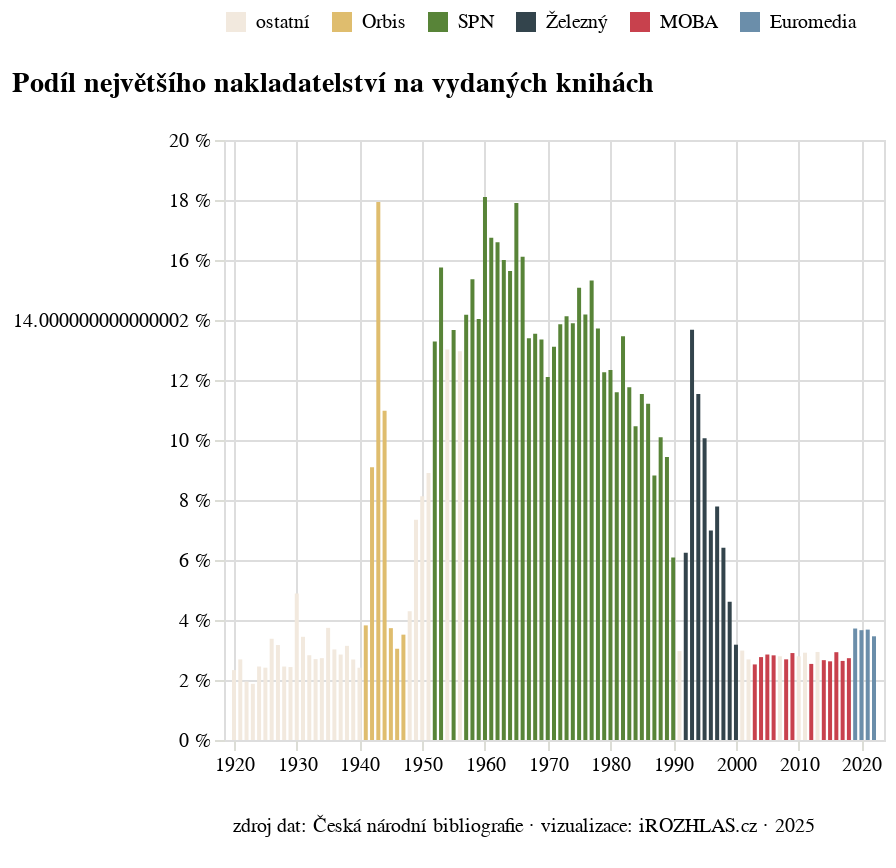

The cell this chart's notebook holds for it:
### Code cell
me_to_neurazi(graf_nejvesi, 'nakladatelstvi_nejvetsi', "zdroj dat: Česká národní bibliografie · vizualizace: iROZHLAS.cz · 2025")

### Figure 1 — Vega-Lite specification as saved in the notebook (floating-point values rounded to 4 significant figures)
{"config": {"title": {"font": "Noticia Text", "fontSize": 14, "anchor": "start", "fontWeight": "bolder", "subtitleFont": "Noticia Text", "subtitleFontSize": 12, "subtitleFontWeight": "lighter", "subtitlePadding": 12, "dy": -12}, "axis": {"labelFont": "Asap", "titleFont": "Asap", "fontWeight": "lighter", "titleFontWeight": "lighter", "labelFontSize": 10, "titleFontSize": 10, "labelPadding": 2, "titlePadding": 10}, "legend": {"labelFont": "Asap", "labelFontWeight": "normal", "titleFont": "Asap", "titleFontWeight": "normal", "labelFontSize": 10, "titleFontSize": 10}}, "vconcat": [{"data": {"name": "data-ea615278741a15b689ee6d4743ad66ce"}, "mark": {"type": "bar", "width": 2}, "encoding": {"color": {"field": "nakladatel", "legend": {"orient": "top"}, "scale": {"range": ["#F2E9DE", "#DFBD6E", "#588438", "#33444C", "#C8414D", "#6B8EAA"]}, "sort": ["ostatní", "Orbis", "SPN", "Železný", "MOBA", "Euromedia"], "title": null, "type": "nominal"}, "x": {"axis": {"domainOpacity": 0, "tickColor": "#DCDDD6"}, "field": "rok", "title": null, "type": "temporal"}, "y": {"axis": {"domainOpacity": 0, "labelExpr": "datum.label * 100 + ' %'", "orient": "left", "tickColor": "#DCDDD6"}, "field": "podíl", "title": null, "type": "quantitative"}}, "title": {"text": "Podíl největšího nakladatelství na vydaných knihách"}, "width": 330}, {"data": {"name": "data-a3f8095f7e7dc7f5f7fef984c8960ef9"}, "mark": {"type": "text", "baseline": "line-bottom", "font": "Asap", "fontSize": 10}, "encoding": {"text": {"field": "text", "type": "nominal"}}, "width": 300}], "$schema": "https://vega.github.io/schema/vega-lite/v5.8.0.json", "datasets": {"data-ea615278741a15b689ee6d4743ad66ce": [{"nakladatel": "ostatní", "rok": "1920-01-01T00:00:00", "knih": 92, "celkem": 3948, "podíl": 0.0233}, {"nakladatel": "ostatní", "rok": "1921-01-01T00:00:00", "knih": 93, "celkem": 3462, "podíl": 0.02686}, {"nakladatel": "ostatní", "rok": "1922-01-01T00:00:00", "knih": 75, "celkem": 3851, "podíl": 0.01948}, {"nakladatel": "ostatní", "rok": "1923-01-01T00:00:00", "knih": 72, "celkem": 3846, "podíl": 0.01872}, {"nakladatel": "ostatní", "rok": "1924-01-01T00:00:00", "knih": 104, "celkem": 4245, "podíl": 0.0245}, {"nakladatel": "ostatní", "rok": "1925-01-01T00:00:00", "knih": 112, "celkem": 4645, "podíl": 0.02411}, {"nakladatel": "ostatní", "rok": "1926-01-01T00:00:00", "knih": 140, "celkem": 4148, "podíl": 0.03375}, {"nakladatel": "ostatní", "rok": "1927-01-01T00:00:00", "knih": 125, "celkem": 3949, "podíl": 0.03165}, {"nakladatel": "ostatní", "rok": "1928-01-01T00:00:00", "knih": 103, "celkem": 4206, "podíl": 0.02449}, {"nakladatel": "ostatní", "rok": "1929-01-01T00:00:00", "knih": 103, "celkem": 4236, "podíl": 0.02432}, {"nakladatel": "ostatní", "rok": "1930-01-01T00:00:00", "knih": 237, "celkem": 4854, "podíl": 0.04883}, {"nakladatel": "ostatní", "rok": "1931-01-01T00:00:00", "knih": 147, "celkem": 4273, "podíl": 0.0344}, {"nakladatel": "ostatní", "rok": "1932-01-01T00:00:00", "knih": 112, "celkem": 3963, "podíl": 0.02826}, {"nakladatel": "ostatní", "rok": "1933-01-01T00:00:00", "knih": 107, "celkem": 3969, "podíl": 0.02696}, {"nakladatel": "ostatní", "rok": "1934-01-01T00:00:00", "knih": 111, "celkem": 4069, "podíl": 0.02728}, {"nakladatel": "ostatní", "rok": "1935-01-01T00:00:00", "knih": 162, "celkem": 4334, "podíl": 0.03738}, {"nakladatel": "ostatní", "rok": "1936-01-01T00:00:00", "knih": 149, "celkem": 4935, "podíl": 0.03019}, {"nakladatel": "ostatní", "rok": "1937-01-01T00:00:00", "knih": 146, "celkem": 5126, "podíl": 0.02848}, {"nakladatel": "ostatní", "rok": "1938-01-01T00:00:00", "knih": 136, "celkem": 4333, "podíl": 0.03139}, {"nakladatel": "ostatní", "rok": "1939-01-01T00:00:00", "knih": 92, "celkem": 3428, "podíl": 0.02684}, {"nakladatel": "ostatní", "rok": "1940-01-01T00:00:00", "knih": 107, "celkem": 4442, "podíl": 0.02409}, {"nakladatel": "Orbis", "rok": "1941-01-01T00:00:00", "knih": 161, "celkem": 4214, "podíl": 0.03821}, {"nakladatel": "Orbis", "rok": "1942-01-01T00:00:00", "knih": 204, "celkem": 2244, "podíl": 0.09091}, {"nakladatel": "Orbis", "rok": "1943-01-01T00:00:00", "knih": 332, "celkem": 1851, "podíl": 0.1794}, {"nakladatel": "Orbis", "rok": "1944-01-01T00:00:00", "knih": 240, "celkem": 2187, "podíl": 0.1097}, {"nakladatel": "Orbis", "rok": "1945-01-01T00:00:00", "knih": 85, "celkem": 2280, "podíl": 0.03728}, {"nakladatel": "Orbis", "rok": "1946-01-01T00:00:00", "knih": 143, "celkem": 4701, "podíl": 0.03042}, {"nakladatel": "Orbis", "rok": "1947-01-01T00:00:00", "knih": 180, "celkem": 5126, "podíl": 0.03512}, {"nakladatel": "ostatní", "rok": "1948-01-01T00:00:00", "knih": 189, "celkem": 4405, "podíl": 0.04291}, {"nakladatel": "ostatní", "rok": "1949-01-01T00:00:00", "knih": 209, "celkem": 2847, "podíl": 0.07341}, {"nakladatel": "ostatní", "rok": "1950-01-01T00:00:00", "knih": 237, "celkem": 2916, "podíl": 0.08128}, {"nakladatel": "ostatní", "rok": "1951-01-01T00:00:00", "knih": 301, "celkem": 3381, "podíl": 0.08903}, {"nakladatel": "SPN", "rok": "1952-01-01T00:00:00", "knih": 439, "celkem": 3304, "podíl": 0.1329}, {"nakladatel": "SPN", "rok": "1953-01-01T00:00:00", "knih": 605, "celkem": 3842, "podíl": 0.1575}, {"nakladatel": "ostatní", "rok": "1954-01-01T00:00:00", "knih": 517, "celkem": 3972, "podíl": 0.1302}, {"nakladatel": "SPN", "rok": "1955-01-01T00:00:00", "knih": 510, "celkem": 3732, "podíl": 0.1367}, {"nakladatel": "ostatní", "rok": "1956-01-01T00:00:00", "knih": 499, "celkem": 3851, "podíl": 0.1296}, {"nakladatel": "SPN", "rok": "1957-01-01T00:00:00", "knih": 518, "celkem": 3654, "podíl": 0.1418}, {"nakladatel": "SPN", "rok": "1958-01-01T00:00:00", "knih": 605, "celkem": 3940, "podíl": 0.1536}, {"nakladatel": "SPN", "rok": "1959-01-01T00:00:00", "knih": 586, "celkem": 4176, "podíl": 0.1403}, {"nakladatel": "SPN", "rok": "1960-01-01T00:00:00", "knih": 782, "celkem": 4321, "podíl": 0.181}, {"nakladatel": "SPN", "rok": "1961-01-01T00:00:00", "knih": 728, "celkem": 4349, "podíl": 0.1674}, {"nakladatel": "SPN", "rok": "1962-01-01T00:00:00", "knih": 687, "celkem": 4140, "podíl": 0.1659}, {"nakladatel": "SPN", "rok": "1963-01-01T00:00:00", "knih": 697, "celkem": 4356, "podíl": 0.16}, {"nakladatel": "SPN", "rok": "1964-01-01T00:00:00", "knih": 655, "celkem": 4189, "podíl": 0.1564}, {"nakladatel": "SPN", "rok": "1965-01-01T00:00:00", "knih": 684, "celkem": 3821, "podíl": 0.179}, {"nakladatel": "SPN", "rok": "1966-01-01T00:00:00", "knih": 635, "celkem": 3942, "podíl": 0.1611}, {"nakladatel": "SPN", "rok": "1967-01-01T00:00:00", "knih": 509, "celkem": 3801, "podíl": 0.1339}, {"nakladatel": "SPN", "rok": "1968-01-01T00:00:00", "knih": 523, "celkem": 3861, "podíl": 0.1355}, {"nakladatel": "SPN", "rok": "1969-01-01T00:00:00", "knih": 515, "celkem": 3857, "podíl": 0.1335}, {"nakladatel": "SPN", "rok": "1970-01-01T00:00:00", "knih": 499, "celkem": 4124, "podíl": 0.121}, {"nakladatel": "SPN", "rok": "1971-01-01T00:00:00", "knih": 530, "celkem": 4042, "podíl": 0.1311}, {"nakladatel": "SPN", "rok": "1972-01-01T00:00:00", "knih": 547, "celkem": 3946, "podíl": 0.1386}, {"nakladatel": "SPN", "rok": "1973-01-01T00:00:00", "knih": 554, "celkem": 3921, "podíl": 0.1413}, {"nakladatel": "SPN", "rok": "1974-01-01T00:00:00", "knih": 564, "celkem": 4061, "podíl": 0.1389}, {"nakladatel": "SPN", "rok": "1975-01-01T00:00:00", "knih": 627, "celkem": 4159, "podíl": 0.1508}, {"nakladatel": "SPN", "rok": "1976-01-01T00:00:00", "knih": 602, "celkem": 4245, "podíl": 0.1418}, {"nakladatel": "SPN", "rok": "1977-01-01T00:00:00", "knih": 639, "celkem": 4172, "podíl": 0.1532}, {"nakladatel": "SPN", "rok": "1978-01-01T00:00:00", "knih": 580, "celkem": 4229, "podíl": 0.1371}, {"nakladatel": "SPN", "rok": "1979-01-01T00:00:00", "knih": 543, "celkem": 4429, "podíl": 0.1226}, {"nakladatel": "SPN", "rok": "1980-01-01T00:00:00", "knih": 563, "celkem": 4564, "podíl": 0.1234}, {"nakladatel": "SPN", "rok": "1981-01-01T00:00:00", "knih": 511, "celkem": 4409, "podíl": 0.1159}, {"nakladatel": "SPN", "rok": "1982-01-01T00:00:00", "knih": 617, "celkem": 4584, "podíl": 0.1346}, {"nakladatel": "SPN", "rok": "1983-01-01T00:00:00", "knih": 538, "celkem": 4575, "podíl": 0.1176}, {"nakladatel": "SPN", "rok": "1984-01-01T00:00:00", "knih": 504, "celkem": 4819, "podíl": 0.1046}, {"nakladatel": "SPN", "rok": "1985-01-01T00:00:00", "knih": 546, "celkem": 4734, "podíl": 0.1153}, {"nakladatel": "SPN", "rok": "1986-01-01T00:00:00", "knih": 547, "celkem": 4882, "podíl": 0.112}, {"nakladatel": "SPN", "rok": "1987-01-01T00:00:00", "knih": 438, "celkem": 4966, "podíl": 0.0882}, {"nakladatel": "SPN", "rok": "1988-01-01T00:00:00", "knih": 511, "celkem": 5064, "podíl": 0.1009}, {"nakladatel": "SPN", "rok": "1989-01-01T00:00:00", "knih": 483, "celkem": 5119, "podíl": 0.09435}, {"nakladatel": "SPN", "rok": "1990-01-01T00:00:00", "knih": 329, "celkem": 5407, "podíl": 0.06085}, {"nakladatel": "ostatní", "rok": "1991-01-01T00:00:00", "knih": 179, "celkem": 6040, "podíl": 0.02964}, {"nakladatel": "Železný", "rok": "1992-01-01T00:00:00", "knih": 419, "celkem": 6709, "podíl": 0.06245}, {"nakladatel": "Železný", "rok": "1993-01-01T00:00:00", "knih": 1025, "celkem": 7496, "podíl": 0.1367}, {"nakladatel": "Železný", "rok": "1994-01-01T00:00:00", "knih": 902, "celkem": 7822, "podíl": 0.1153}, {"nakladatel": "Železný", "rok": "1995-01-01T00:00:00", "knih": 863, "celkem": 8577, "podíl": 0.1006}, {"nakladatel": "Železný", "rok": "1996-01-01T00:00:00", "knih": 633, "celkem": 9069, "podíl": 0.0698}, {"nakladatel": "Železný", "rok": "1997-01-01T00:00:00", "knih": 741, "celkem": 9523, "podíl": 0.07781}, {"nakladatel": "Železný", "rok": "1998-01-01T00:00:00", "knih": 617, "celkem": 9632, "podíl": 0.06406}, {"nakladatel": "Železný", "rok": "1999-01-01T00:00:00", "knih": 462, "celkem": 10020, "podíl": 0.04611}, {"nakladatel": "Železný", "rok": "2000-01-01T00:00:00", "knih": 339, "celkem": 10670, "podíl": 0.03177}, {"nakladatel": "ostatní", "rok": "2001-01-01T00:00:00", "knih": 315, "celkem": 10567, "podíl": 0.02981}, {"nakladatel": "ostatní", "rok": "2002-01-01T00:00:00", "knih": 286, "celkem": 10643, "podíl": 0.02687}, {"nakladatel": "MOBA", "rok": "2003-01-01T00:00:00", "knih": 277, "celkem": 10995, "podíl": 0.02519}, {"nakladatel": "MOBA", "rok": "2004-01-01T00:00:00", "knih": 312, "celkem": 11291, "podíl": 0.02763}, {"nakladatel": "MOBA", "rok": "2005-01-01T00:00:00", "knih": 330, "celkem": 11582, "podíl": 0.02849}, {"nakladatel": "MOBA", "rok": "2006-01-01T00:00:00", "knih": 346, "celkem": 12260, "podíl": 0.02822}, {"nakladatel": "ostatní", "rok": "2007-01-01T00:00:00", "knih": 361, "celkem": 12937, "podíl": 0.0279}, {"nakladatel": "MOBA", "rok": "2008-01-01T00:00:00", "knih": 363, "celkem": 13501, "podíl": 0.02689}, {"nakladatel": "MOBA", "rok": "2009-01-01T00:00:00", "knih": 368, "celkem": 12698, "podíl": 0.02898}, {"nakladatel": "ostatní", "rok": "2010-01-01T00:00:00", "knih": 366, "celkem": 13118, "podíl": 0.0279}, {"nakladatel": "ostatní", "rok": "2011-01-01T00:00:00", "knih": 378, "celkem": 12989, "podíl": 0.0291}, {"nakladatel": "MOBA", "rok": "2012-01-01T00:00:00", "knih": 329, "celkem": 12971, "podíl": 0.02536}, {"nakladatel": "ostatní", "rok": "2013-01-01T00:00:00", "knih": 378, "celkem": 12879, "podíl": 0.02935}, {"nakladatel": "MOBA", "rok": "2014-01-01T00:00:00", "knih": 347, "celkem": 13038, "podíl": 0.02661}, {"nakladatel": "MOBA", "rok": "2015-01-01T00:00:00", "knih": 349, "celkem": 13307, "podíl": 0.02623}, {"nakladatel": "MOBA", "rok": "2016-01-01T00:00:00", "knih": 372, "celkem": 12710, "podíl": 0.02927}, {"nakladatel": "MOBA", "rok": "2017-01-01T00:00:00", "knih": 332, "celkem": 12595, "podíl": 0.02636}, {"nakladatel": "MOBA", "rok": "2018-01-01T00:00:00", "knih": 354, "celkem": 12979, "podíl": 0.02727}, {"nakladatel": "Euromedia", "rok": "2019-01-01T00:00:00", "knih": 470, "celkem": 12648, "podíl": 0.03716}, {"nakladatel": "Euromedia", "rok": "2020-01-01T00:00:00", "knih": 427, "celkem": 11664, "podíl": 0.03661}, {"nakladatel": "Euromedia", "rok": "2021-01-01T00:00:00", "knih": 445, "celkem": 12094, "podíl": 0.0368}, {"nakladatel": "Euromedia", "rok": "2022-01-01T00:00:00", "knih": 429, "celkem": 12411, "podíl": 0.03457}], "data-a3f8095f7e7dc7f5f7fef984c8960ef9": [{"text": "zdroj dat: Česká národní bibliografie · vizualizace: iROZHLAS.cz · 2025"}]}}
